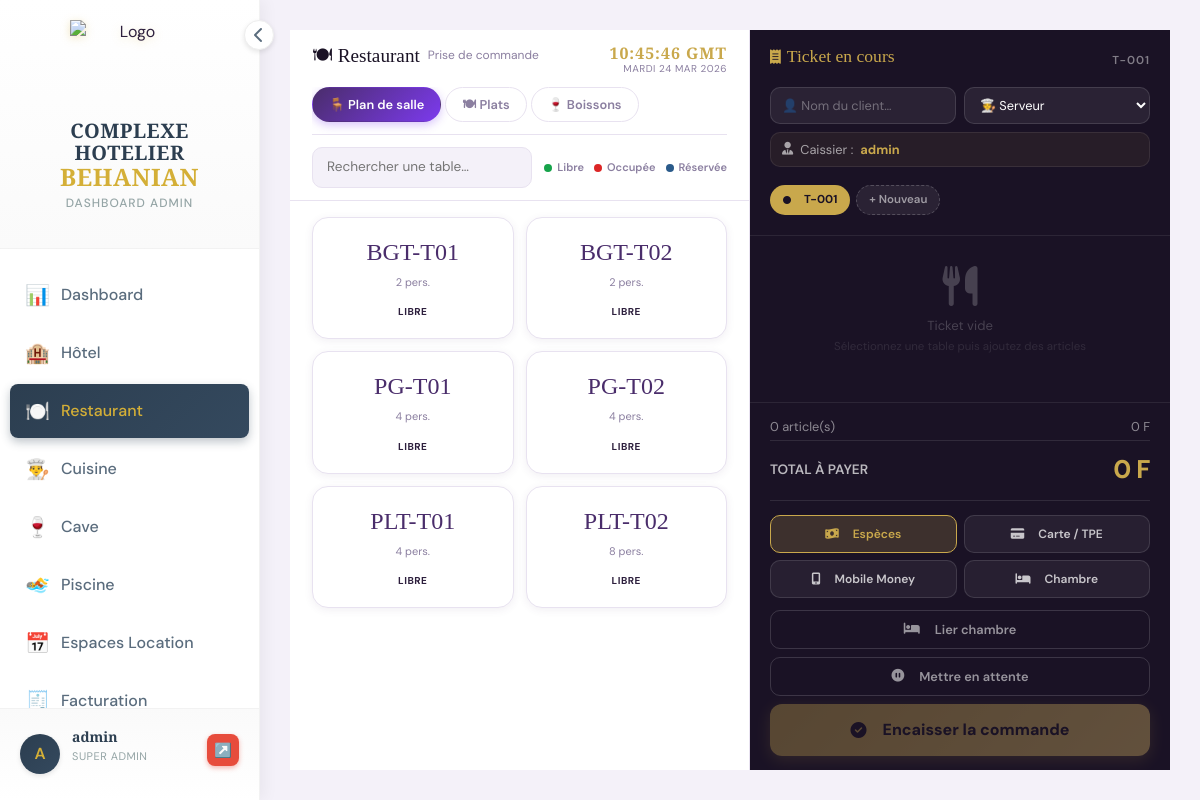
/restaurant/ (signed in), run on an earlier commit of the app's database.
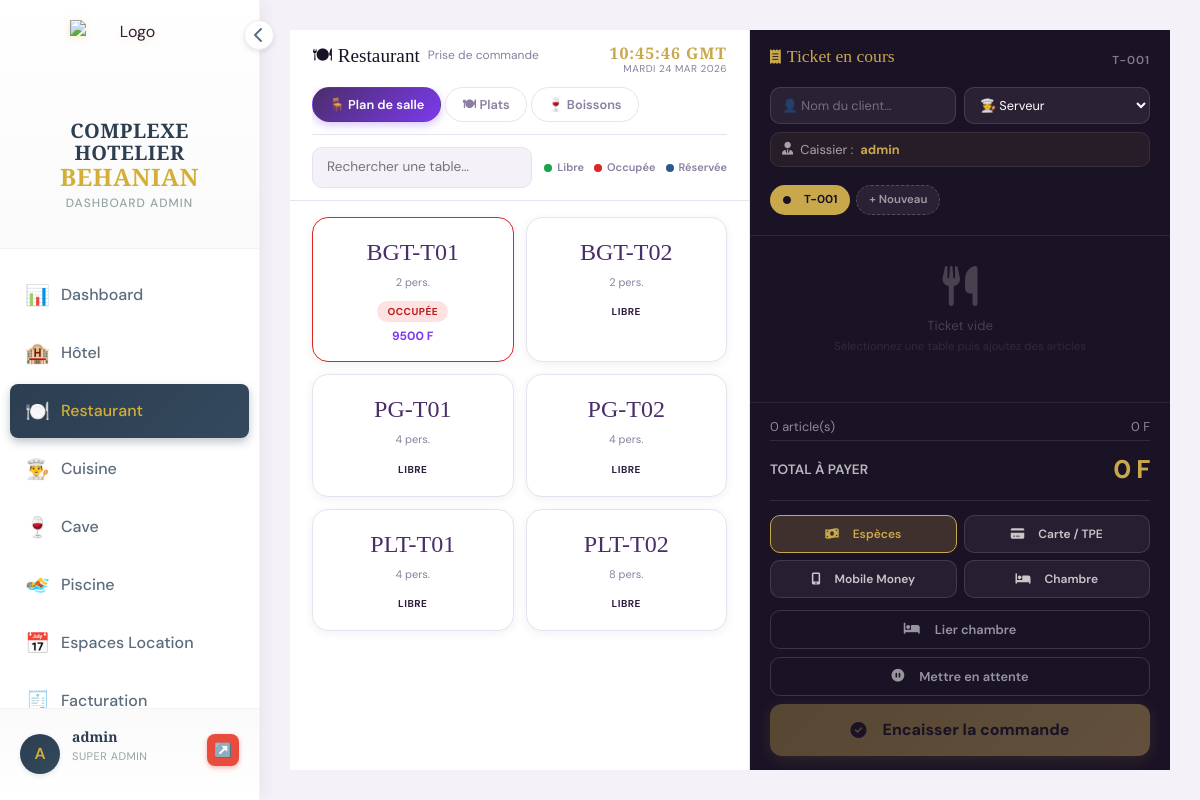
And on a later commit of the database.
### restaurant/models.py (models this page shows, shortened)
class Table(models.Model):
    numero = models.CharField(max_length=10, unique=True, verbose_name="Numéro")
    capacite = models.IntegerField(verbose_name="Capacité (personnes)")
    statut = models.CharField(
        max_length=20,
        choices=[
            ('disponible', 'Disponible'),
            ('occupee', 'Occupée'),
            ('reservee', 'Réservée'),
        ],
        default='disponible',
        verbose_name="Statut"
    )
    class Meta:
        verbose_name = "Table"
        verbose_name_plural = "Tables"
        ordering = ['numero']

class Commande(models.Model):
    STATUT_CHOICES = [
        ('en_attente', 'En attente'),
        ('en_preparation', 'En préparation'),
        ('prete', 'Prête'),
        ('servie', 'Servie'),
        ('payee', 'Payée'),
        ('annulee', 'Annulée'),
    ]
    table = models.ForeignKey(Table, on_delete=models.CASCADE, verbose_name="Table", null=True, blank=True)
    nom_client = models.CharField(max_length=100, blank=True, null=True, verbose_name="Nom du client")
    statut = models.CharField(max_length=20, choices=STATUT_CHOICES, default='en_attente', verbose_name="Statut")
    total = models.DecimalField(max_digits=10, decimal_places=2, default=0, verbose_name="Total (FCFA)")
    serveur = models.ForeignKey(User, on_delete=models.SET_NULL, null=True, verbose_name="Serveur")
    date_creation = models.DateTimeField(auto_now_add=True)
    date_modification = models.DateTimeField(auto_now=True)
    class Meta:
        verbose_name = "Commande"
        verbose_name_plural = "Commandes"
        ordering = ['-date_creation']

### restaurant/views.py (the view)
# urls.py: path('', views.restaurant_tpe, name='index'),
@require_module_access('restaurant')
def restaurant_tpe(request):
    from dashboard.models import Configuration
    from bar.models import CategorieBar
    mots_boisson = ['boisson', 'bière', 'biere', 'vin', 'alcool', 'soda', 'jus', 'soft', 'liqueur', 'spiritueux']
    categories_cuisine = [
        c for c in CategorieMenu.objects.all()
        if not any(m in c.nom.lower() for m in mots_boisson)
    ]
    categories_bar = CategorieBar.objects.all().order_by('nom')
    ids_cat_cuisine = [c.id for c in categories_cuisine]
    plats = PlatMenu.objects.filter(
        disponible=True,
        categorie__id__in=ids_cat_cuisine
    ) if ids_cat_cuisine else PlatMenu.objects.filter(disponible=True)
    boissons_bar = BoissonBar.objects.filter(
        disponible=True, statut='actif'
    ).select_related('categorie').order_by('categorie__nom', 'nom')
    tables = Table.objects.all()
    commandes_en_cours_list = Commande.objects.filter(
        statut__in=['en_attente', 'en_preparation', 'prete', 'servie']
    ).order_by('-date_modification').prefetch_related('lignes', 'table')
    accompagnements = PlatMenu.objects.filter(disponible=True, is_accompagnement=True)
    config = Configuration.load()
    for plat in plats:
        is_available, _ = check_stock_availability(plat, 1)
        plat.en_stock = is_available
        if hasattr(plat, 'fiche_technique'):
            plat.stock_quantity = plat.fiche_technique.max_portions_possibles()
        else:
            try:
                ing = Ingredient.objects.filter(nom__iexact=plat.nom).first()
                plat.stock_quantity = int(ing.quantite_stock) if ing else 999
            except:
                plat.stock_quantity = 999
    for b in boissons_bar:
        b.stock_quantity = int(b.quantite_stock)
    from django.contrib.auth.models import Group, User as AuthUser
    try:
        groupe_serveurs = Group.objects.get(name='Serveuse/Serveur')
        serveurs = AuthUser.objects.filter(
            groups=groupe_serveurs, is_active=True
        ).order_by('first_name', 'last_name', 'username')
    except Group.DoesNotExist:
        serveurs = AuthUser.objects.none()
    from hotel.models import Reservation as HotelReservation
    chambres_occupees = HotelReservation.objects.filter(
        statut='en_cours'
    ).select_related('client', 'chambre').order_by('chambre__numero')
    context = {
        'categories': CategorieMenu.objects.all(),
        'plats': plats,
        'categories_cuisine': categories_cuisine,
        'categories_bar': categories_bar,
        'boissons_bar': boissons_bar,
        'tables': tables,
        'accompagnements': accompagnements,
        'commandes_en_cours': commandes_en_cours_list.count(),
        'commandes_en_cours_list': commandes_en_cours_list,
        'config': config,
        'serveurs': serveurs,
        'chambres_occupees': chambres_occupees,
    }
    return render(request, 'restaurant/index.html', context)

### bar/models.py (called while the page is built)
    @property
    def unite_affichee(self):
        if self.unite_standard == 'autre' and self.unite_personnalisee:
            return str(self.unite_personnalisee)
        return self.get_unite_standard_display()

    @property
    def est_en_rupture(self):
        return self.quantite_stock == 0

    @property
    def est_stock_bas(self):
        return 0 < self.quantite_stock <= self.seuil_alerte

### cuisine/utils.py (called while the page is built, shortened)
def check_stock_availability(plat, quantity=1):
    if not hasattr(plat, 'fiche_technique') or plat.fiche_technique is None:
        return True, ""

### dashboard/models.py (called while the page is built)
    @classmethod
    def load(cls):
        obj, created = cls.objects.get_or_create(pk=1)
        return obj

### hotel/models.py (called while the page is built)
    @property
    def nom_complet(self):
        return f"{self.nom} {self.prenom}"

### utils/permissions.py (called while the page is built, shortened)
def get_user_groups(user):
    return list(user.groups.values_list('name', flat=True))

def user_has_access(user, module):
    if not user.is_authenticated:
        return False
    if user.is_superuser:
        return True

### templates/restaurant/index.html (shortened to what the changed rows need)
{% extends 'dashboard/base_dashboard.html' %}
{% load static restaurant_extras %}
{% block content %}
<div class="tpe-wrap">
  <div class="panel-catalogue">
    <div class="cat-header">
      <div class="cat-header-top">
        <h2>🍽 Restaurant
          <small style="font-family:'DM Sans';font-size:0.75rem;color:var(--cave-muted);font-weight:400;">Prise de commande</small>
        </h2>
      </div>
    </div>
    <div class="view-panel active" id="view-salle">
      <div class="salle-grid" id="salleGrid">
        {% for table in tables %}
        <div class="table-card {{ table.statut }}"
             id="table-card-{{ table.id }}"
             data-id="{{ table.id }}"
             data-num="{{ table.numero }}"
             data-statut="{{ table.statut }}"
             onclick="selectionnerTable({{ table.id }}, '{{ table.numero }}', '{{ table.statut }}')">
          <div class="table-numero">{{ table.numero }}</div>
          <div class="table-cap">{{ table.capacite }} pers.</div>
          <span class="table-statut-badge badge-{{ table.statut }}">
            {% if table.statut == 'disponible' %}LIBRE{% elif table.statut == 'occupee' %}OCCUPÉE{% else %}RÉSERVÉE{% endif %}
          </span>
          {% for cmd in commandes_en_cours_list %}
            {% if cmd.table.id == table.id %}
            <div class="table-total">{{ cmd.total|floatformat:0 }} F</div>
            {% endif %}
          {% endfor %}
        </div>
        {% endfor %}
      </div>
    </div>
  </div>
</div>
{% endblock %}

What changed in the data, as far as the page shows it:
changed Table "BGT-T01": statut "LIBRE" → "OCCUPÉE"
added Commande: total "9500", shown under Table "BGT-T01"
